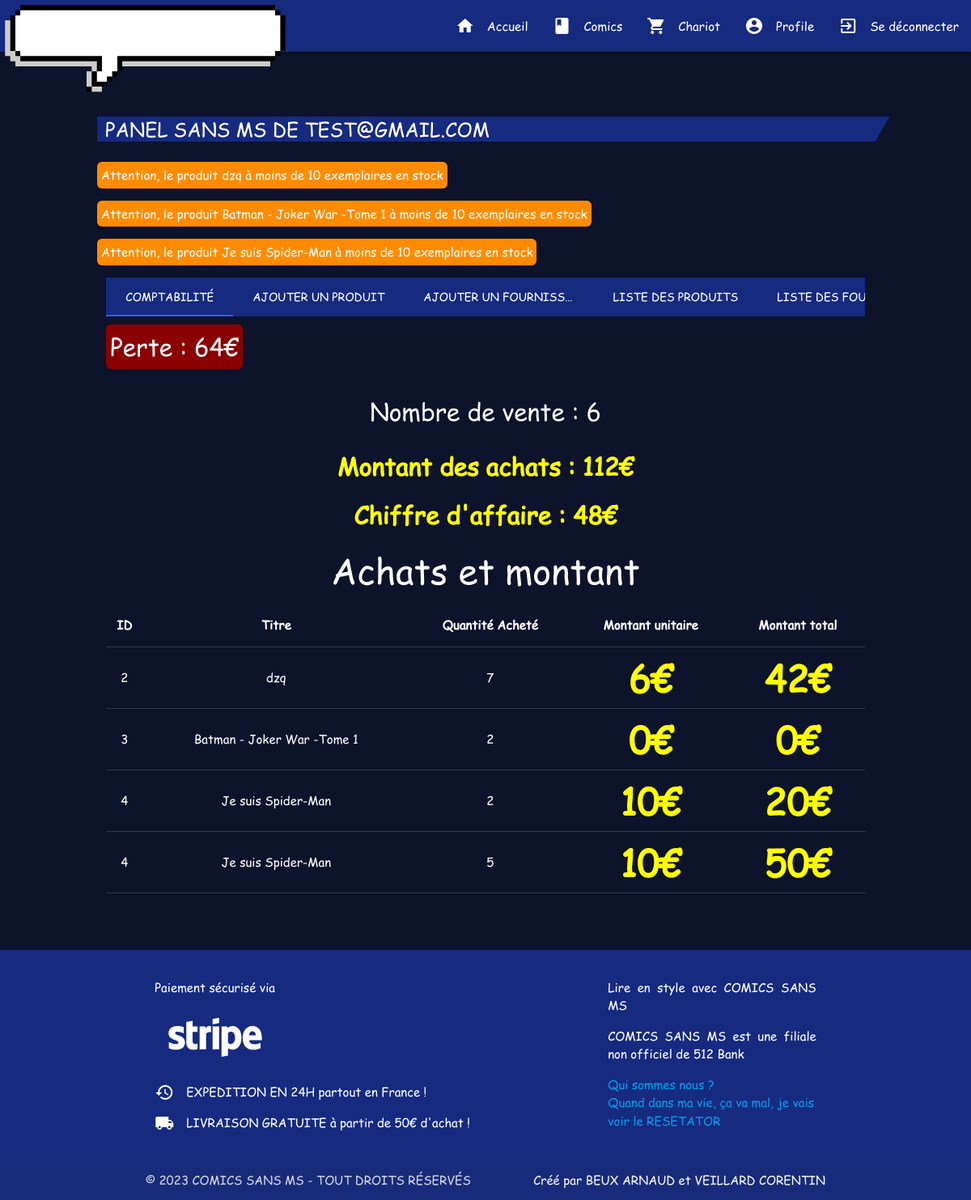
The page /adminZone.php (signed in) on the database its author committed.
### tables this page shows
CREATE TABLE products (
                          id INTEGER PRIMARY KEY not null,
                          ref varchar(255) not null,
                          title varchar(255) not null,
                          public_price float not null,
                          paid_price float not null,
                          description text,
                          image varchar(255),
                          pages int,
                          publisher varchar(255),
                          out_date varchar(255),
                          author varchar(255),
                          language varchar(255),
                          format varchar(255),
                          dimensions varchar(255),
                          category varchar(255)
);

CREATE TABLE "gestionStock"
(
    product_id INT not null
        references products,
    quantity   INT not null
);

### adminZone.php (the view, shortened to what this page needs)
<?php
require_once "head.php";
require_once "header.php";
require_once "SqlApi.php";
$sql = new SqlApi();
function detectQuantity($sql): int
{
    $allProducts = $sql->getProducts();
    $count = 0;
    foreach ($allProducts as $product) {
        if ($product['quantity'] !== null && $product['quantity'] !== "undefined" && $product['quantity'] < 10 && $product['quantity'] > 0) {
            echo "<p class='NotThatMuch'>Attention, le produit " . $product['title'] . " à moins de 10 exemplaires en stock</p>";
            $count++;
        }
    }
    return $count;
}
function showMessage($sql): void
{
    if (detectQuantity($sql) != 0) {
        echo "<script>Toastifycation('Vous avez des alertes de stock!','#ff0000')</script>";
    }
}
?>
<body>
<main>
    <h1>Panel Sans MS de <?php echo $_SESSION['email'] ?><span class="sprt s-category-border-rr inline-block"></span>
    </h1>
    <?php showMessage($sql);
    echo "<script>launchNotif()</script>"; ?>
    <div class="row">
        <div class="col s12">
            <ul class="tabs tabs-fixed-width">
                <li class="tab col s3"><a class="active" href="#compt">Comptabilité</a></li>
                <li class="tab col s3"><a href="#addproduct">Ajouter un produit</a></li>
                <li class="tab col s3"><a href="#addFour">Ajouter un fournisseur</a></li>
                <li class="tab col s3"><a href="#listProducts">Liste des produits</a></li>
                <li class="tab col s3"><a href="#listFour">Liste des fournisseurs</a></li>
            </ul>
        </div>
        <div id="compt" class="col s12">
            <p class="InStock soloInTheMiddle" id="benef">Bénéfice : <?php
                echo $sql->getBenefices();
                ?>€</p>
            <p class="soloInTheMiddle" id="NV">Nombre de vente : <?php
                echo $sql->getNbVente()
                ?></p>
            <p class="soloInTheMiddle priceFOnly" id="MA">Montant des achats : <?php
                echo $sql->getMA()
                ?>€</p>
            <p class="priceFOnly soloInTheMiddle" id="CA">Chiffre d'affaire : <?php
                echo $sql->getChiffreAffaire();
                ?>€</p>
            <h3 style="text-align: center">Achats et montant</h3>
            <?php
            echo $sql->getAchatsEtMontant();
            ?>
        </div>
    </div>
</main>
<?php
include 'footer.php';
?>
</body>

### SqlApi.php (shortened to what this page needs)
<?php
class SqlApi
{
    public function __construct()
    {
        $this->db = new PDO("sqlite:database.db");
        $this->db->setAttribute(PDO::ATTR_DEFAULT_FETCH_MODE, PDO::FETCH_ASSOC);
        $this->db->setAttribute(PDO::ATTR_ERRMODE, PDO::ERRMODE_EXCEPTION);
    }
    public function getProducts(): array
    {
        $result = $this->db->query("SELECT * FROM products");
        $result = $result->fetchAll();
        $qty = $this->db->query("SELECT products.id,quantity FROM gestionStock,products WHERE gestionStock.product_id=products.id");
        $qty = $qty->fetchAll();
        return array_map(function ($product) use ($qty) {
            foreach ($qty as $q) {
                if ($product['id'] == $q['id']) {
                    $product['quantity'] = $q['quantity'];
                }
            }
            return $product;
        }, $result);
    }
    public function getNbVente()
    {
        $result = $this->db->query("SELECT count(*) FROM facturation");
        $result = $result->fetch();
        return $result["count(*)"];
    }
    public function getChiffreAffaire()
    {
        $result = $this->db->query("SELECT sum(total) FROM facturation WHERE strftime('%Y',dateF) = strftime('%Y','now')");
        $result = $result->fetch();
        return $result["sum(total)"] == null ? 0 : $result["sum(total)"];
    }
    function getBenefices()
    {
        $totalVente = $this->db->query("SELECT sum(total) FROM facturation WHERE strftime('%Y',dateF) = strftime('%Y','now')");
        $totalVente = $totalVente->fetch();
        $result = $this->db->query("SELECT products.title,products.id,products.paid_price,gestionStock.quantity FROM products,gestionStock WHERE products.id = gestionStock.product_id");
        $result = $result->fetchAll();
        $result = array_map(function ($product) {
            $product["montant"] = $product["paid_price"] * $product["quantity"];
            return $product;
        }, $result);
        $result2 = $this->db->query("SELECT facturation.json FROM facturation WHERE strftime('%Y',facturation.dateF) = strftime('%Y','now') GROUP BY facturation.id;");
        $result2 = $result2->fetchAll();
        $result2 = array_map(function ($product) {
            $product = json_decode($product["json"], true);
            return $product;
        }, $result2);
        $result = array_map(function ($product) use ($result2) {
            foreach ($result2 as $product2) {
                $product2 = $product2[0];
                if ($product["id"] == $product2["products"]) {
                    $product["quantity"] += $product2["quantity"];
                    $product["montant"] = $product["paid_price"] * $product["quantity"];
                }
            }
            return $product;
        }, $result);
        return ($totalVente["sum(total)"] == null ? 0 : $totalVente["sum(total)"]) - array_reduce($result, function ($carry, $item) {
                return $carry + ($item["paid_price"] * $item["quantity"]);
            }, 0);
    }
    public function getMA(): int
    {
        $result = $this->db->query("SELECT products.title,products.id,products.paid_price,gestionStock.quantity FROM products,gestionStock WHERE products.id = gestionStock.product_id");
        $result = $result->fetchAll();
        $result = array_map(function ($product) {
            $product["montant"] = $product["paid_price"] * $product["quantity"];
            return $product;
        }, $result);
        $result2 = $this->db->query("SELECT facturation.json FROM facturation  WHERE strftime('%Y',facturation.dateF) = strftime('%Y','now') GROUP BY facturation.id;");
        $result2 = $result2->fetchAll();
        $result2 = array_map(function ($product) {
            $product = json_decode($product["json"], true);
            return $product;
        }, $result2);
        $result = array_map(function ($product) use ($result2) {
            foreach ($result2 as $product2) {
                $product2 = $product2[0];
                if ($product["id"] == $product2["products"]) {
                    $product["quantity"] += $product2["quantity"];
                    $product["montant"] = $product["paid_price"] * $product["quantity"];
                }
            }
            return $product;
        }, $result);
        return array_reduce($result, function ($carry, $item) {
            return $carry + ($item["paid_price"] * $item["quantity"]);
        }, 0);
    }
    public function getAchatsEtMontant(): string
    {
        $result = $this->db->query("SELECT products.title,products.id,products.paid_price,gestionStock.quantity FROM products,gestionStock WHERE products.id = gestionStock.product_id");
        $result = $result->fetchAll();
        $result = array_map(function ($product) {
            $product["montant"] = $product["paid_price"] * $product["quantity"];
            return $product;
        }, $result);
        $result2 = $this->db->query("SELECT facturation.json FROM facturation  WHERE strftime('%Y',facturation.dateF) = strftime('%Y','now') GROUP BY facturation.id;");
        $result2 = $result2->fetchAll();
        $result2 = array_map(function ($product) {
            return json_decode($product["json"], true);
        }, $result2);
        $result = array_map(function ($product) use ($result2) {
            foreach ($result2 as $product2) {
                $product2 = $product2[0];
                if ($product["id"] == $product2["products"]) {
                    $product["quantity"] += $product2["quantity"];
                    $product["montant"] = $product["paid_price"] * $product["quantity"];
                }
            }
            return $product;
        }, $result);
        $res = "<table id='achatMontant' class='responsive-table centered highlight'>
                    <thead>
                        <tr>
                            <th> ID</th>
                            <th> Titre</th>
                            <th> Quantité Acheté</th>
                            <th> Montant unitaire </th>
                            <th> Montant total </th>
                        </tr>
                    </thead>
                    <tbody>";
        foreach ($result as $product) {
            $res .= "<tr>
                        <td>" . $product["id"] . "</td>
                        <td>" . $product["title"] . "</td>
                        <td>" . $product["quantity"] . "</td>
                        <td class='priceFOnly'>" . $product["paid_price"] . "€</td>
                        <td class='priceFOnly'>" . $product["montant"] . "€</td>
                    </tr>";
        }
        $res .= "</tbody></table>";
        return $res;
    }
}

### assets/css/base.css (style rules this page uses)
:root { --color-primary: #162a80; --color-secondary: #0d132a; --color-tertiary: #1d3365; --text: #fff; }
body { display: flex; min-height: 100vh; flex-direction: column; }
html { box-sizing: border-box; scroll-behavior: smooth; }
main { flex: 1 0 auto; }
.tabs { background-color: var(--color-primary); }
.tabs .tab a:hover, .tabs .tab a.active { color: var(--text); }
.tabs .tab a { color: var(--text); }
#achatMontant { color: var(--text); text-align: center; margin: 0 auto; }
tr { border-bottom: 1px solid rgba(196, 196, 196, 0.22); }
.sprt { position: absolute; top: 0; right: -19px; }
.s-category-border-rr { width: 19px; height: 31px; background-position: -403px -5px; }
.sprt { background-image: url("../images/sprt.png"); background-color: transparent; background-repeat: no-repeat; }
h1 { position: relative; background: var(--color-primary); color: #ffffff; font-family: "Comic Sans MS", sans-serif; height: 31px; line-height: 31px; padding: 0 5px 0 10px; font-size: 24px; text-transform: uppercase; margin-top: 80px; }
.tabs-content.carousel.carousel-slider .carousel-item.active { position: relative; }
#benef, #CA, #NV, #MA { font-size: 2rem; text-align: center; }
body { font-family: 'Comic Sans MS', cursive, sans-serif; color: white; background: var(--color-secondary); }
.soloInTheMiddle { text-align: center; font-size: 2rem; color: white; }
.NotThatMuch { color: var(--text); background-color: darkorange; position: relative; max-width: fit-content; padding: 5px; border-radius: 6px; margin-top: 10px; transition: left .5s ease; }
.OutOfStock { color: white; background-color: darkred; position: relative; max-width: fit-content; padding: 5px; border-radius: 6px; margin-top: 10px; transition: left .5s ease; }
.priceFOnly { color: yellow; font-size: 3rem; font-weight: bold; line-height: 1; margin-top: 5px; }
p { text-align: justify; }
main { margin: 0 auto; width: 80%; }

### rows shown on the page
products: title "dzq"
products: title "Batman - Joker War -Tome 1"
products: title "Je suis Spider-Man"
gestionstock: product "3", product.title "Batman - Joker War -Tome 1", quantity "2", product.paid_price "0"
gestionstock: product "4", product.title "Je suis Spider-Man", quantity "2", product.paid_price "10", montant "20"
gestionstock: product "4", product.title "Je suis Spider-Man", quantity "5", product.paid_price "10", montant "50"

### other values the page prints
$_SESSION['email'] "TEST@GMAIL.COM"
$sql->getNbVente() "6"
$sql->getMA() "112"
$sql->getChiffreAffaire() "48"
$product["id"] "2"
$product["title"] "dzq"
$product["quantity"] "7"
$product["paid_price"] "6"
$product["montant"] "42"
